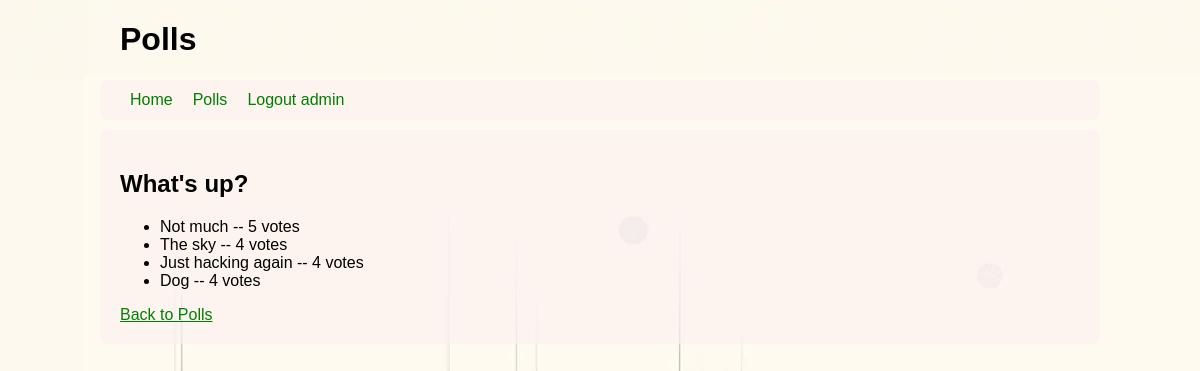
The app's page /polls/1/results/ (signed in) with its own data.
### polls/models.py (models this page shows, shortened)
class Question(models.Model):
    question_text = models.CharField(max_length=200)
    pub_date = models.DateTimeField("date published")

class Choice(models.Model):
    question = models.ForeignKey(Question, on_delete=models.CASCADE)
    choice_text = models.CharField(max_length=200)
    votes = models.IntegerField(default=0)

### polls/views.py (the view)
# urls.py: path("<int:pk>/results/", views.ResultsView.as_view(), name="results"),
class ResultsView(generic.DetailView):
    model = Question
    template_name = "polls/results.html"

### polls/templates/polls/results.html (shortened to what this page needs)
{% extends "polls/base.html" %}
{% block content %}
    <h2>{{ question.question_text }}</h2>
    <ul>
    {% for choice in question.choice_set.all %}
        <li>{{ choice.choice_text }} -- {{ choice.votes }} vote{{ choice.votes|pluralize }}</li>
    {% endfor %}
    </ul>
    <a href="{% url 'polls:index' %}">Back to Polls</a>
{% endblock %}

### polls/templates/polls/base.html (shortened to what this page needs)
<!DOCTYPE html>
<html>
<head>
    {% load static %}
    <link rel="stylesheet" href="{% static 'polls/style.css' %}">
</head>
<body>
    <header>
        <div class="header-container">
            <h1>Polls</h1>
        </div>
        <nav>
            <ul>
                <li><a href="{% url 'home' %}">Home</a></li>
                <li><a href="{% url 'polls:index' %}">Polls</a></li>
                <li>
                    {% if user.is_authenticated %}
                        <a href="{% url 'polls:logout' %}">Logout {{ user.username }}</a>
                    {% else %}
                        <a href="{% url 'polls:auth' %}">Login</a>
                    {% endif %}
                </li>
            </ul>
        </nav>
    </header>
    <main>
        {% block content %}
        {% endblock %}
    </main>
</body>
</html>

### polls/static/polls/style.css (style rules this page uses)
a { color: green; }
.header-container { width: 80%; margin: 0 auto; }
body { font-family: Arial, sans-serif; margin: 0; padding: 0; background: white url("images/background.webp") no-repeat; }
nav { width: 80%; margin: 10px auto 10px; padding: 1px 20px; background-color: #fcf2f2a4; border-radius: .5em }
nav ul { list-style-type: none; margin: 0; padding: 0; overflow: hidden; }
nav li { float: left; }
nav li a { display: block; padding: 10px; text-decoration: none; }
main { width: 80%; margin: 0 auto; padding: 20px; background-color: #fcf2f2a4; border-radius: .5em }

### records on screen
Question: question_text "What's up?"
Choice: choice_text "Not much", votes "5"
Choice: choice_text "The sky", votes "4"
Choice: choice_text "Just hacking again", votes "4"
Choice: choice_text "Dog", votes "4"

### other values on screen
{{ user.username }} "admin"
